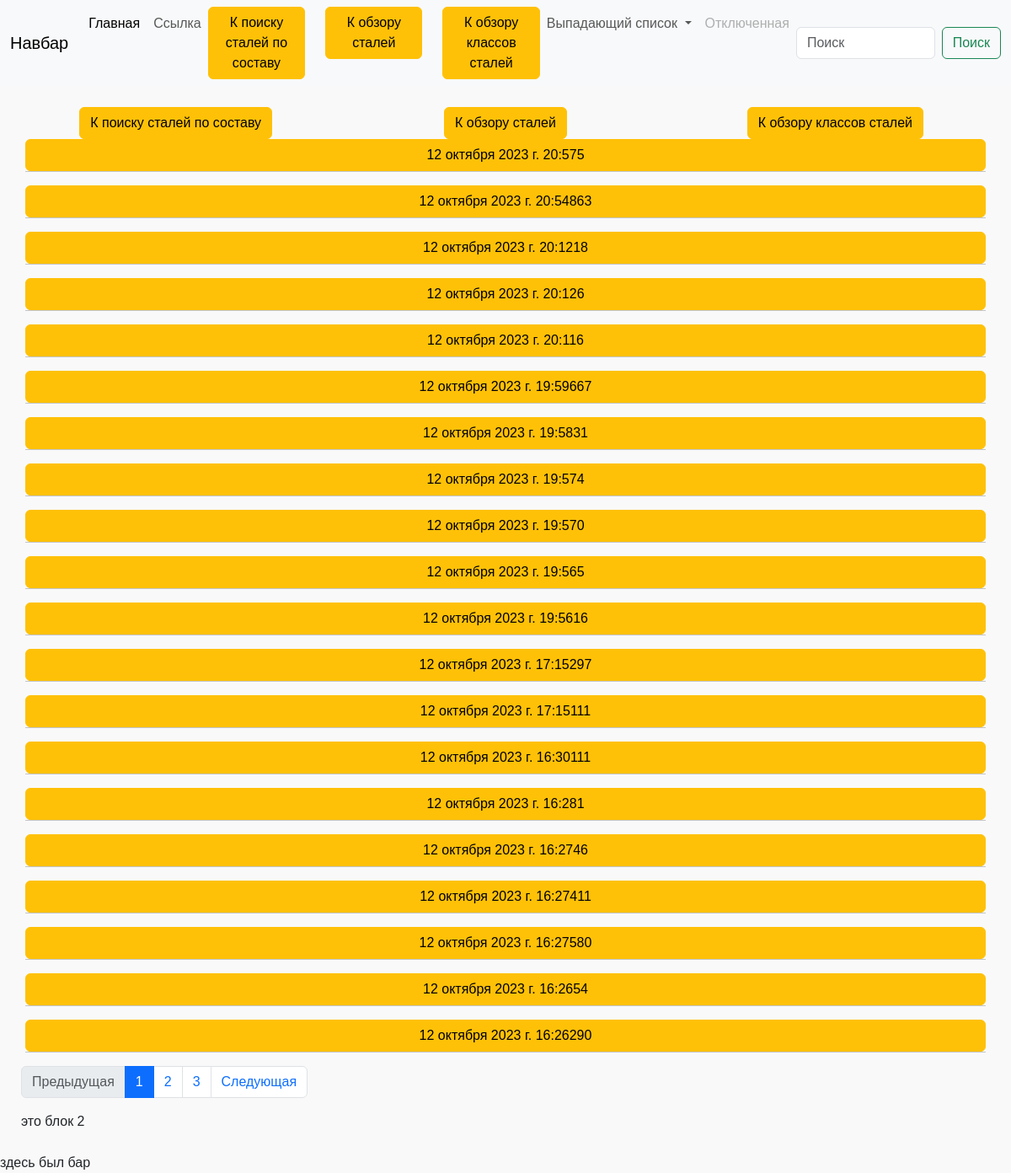
/metal/steel/result/, run on an earlier commit of the app's database.
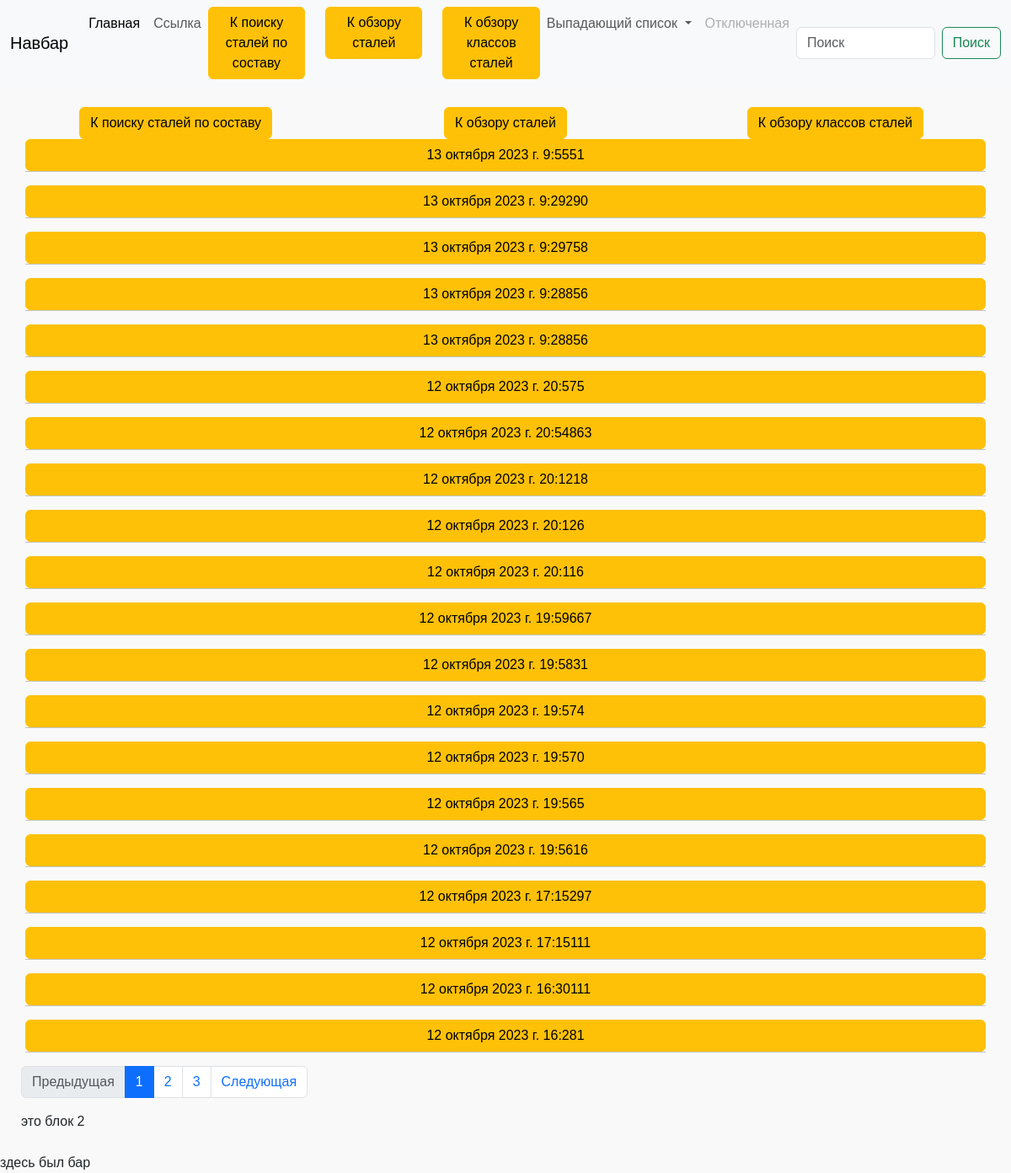
And on a later commit of the database.
### metal/models.py (models this page shows, shortened)
class AbstructForMetal(models.Model): #абстрактный класс
    _S = ["C", "Si", "Mn", "Cr", "Ni", "Ti", "Al", "W", "Mo", "Nb", "V", "S", "P", "Cu", "Co", "Zr", "Be", "Se", "N",
          "Pb", "Fe"]
    for _i in _S:
        locals()[_i] = models.CharField(max_length=20, blank=True, verbose_name = f'Элемент {_i}')
    class Meta:
        abstract = True

class MetalSearch(AbstructForMetal):
    objects = models.Manager()
    count_manager = CountManager('metals_info')
    slug = models.SlugField(max_length=100, unique=True, blank=True, null=True, db_index=True)
    date = models.DateTimeField(blank=True, null=True)
    user_search = models.ForeignKey(
        User,
        on_delete=models.SET_NULL,
        blank=True,
        null=True,
        related_name='metalSearch'
    )
    def get_absolute_url(self):
        return reverse('search-slug-url', kwargs={'slug': self.slug})

### metal/views.py (the view)
# urls.py: path('steel/result/', SearchAll.as_view(), name='steel-result-url'),
class SearchAll(ContextMixin, ListView):
    paginate_by = 20
    paginate_orphans =5
    model = MetalSearch
    template_name = 'metal/steel-result.html'
    def get_queryset(self):
        return self.model.count_manager.order_by('-date')

### metal/context_processors.py (called while the page is built)
def get_menu(request):
    context = {}
    if request.path.split('/')[1] == 'metal':
        template_name = request.resolver_match.url_name
        context['menu'] = menu2.get(template_name, 'Страница')
    return context

### metal/models.py (called while the page is built)
    def get_queryset(self):
        in_annotate = {self.name: Count(self.to_annotate)}  # счётчик
        return super().get_queryset().annotate(**in_annotate).order_by(self.ordering+self.name)

### metal/templates/metal/steel-result.html (shortened to what this page needs)
{% extends 'metal/base_metal.html' %}
{% block block_1 %}
    {% include 'metal/includes/buttons.html' %}
    {% for page in page_obj %}
        <div class="container text-center">
            <div class="row">
                <a class="btn btn-warning" href="{{page.get_absolute_url }}" role="button">{{page.date}}{{page.total}}</a>
                <hr>
            </div>
        </div>
    {% endfor %}
    {% include 'metal/includes/paginator.html' %}
{% endblock %}
{% block block_2 %}
  это блок 2
{% endblock %}

What changed in the data, as far as the page shows it:
no longer on this page (row unchanged): MetalSearch: date "12 октября 2023 г. 16:27", total "46"
no longer on this page (row unchanged): MetalSearch: date "12 октября 2023 г. 16:27", total "411"
no longer on this page (row unchanged): MetalSearch: date "12 октября 2023 г. 16:27", total "580"
no longer on this page (row unchanged): MetalSearch: date "12 октября 2023 г. 16:26", total "54"
no longer on this page (row unchanged): MetalSearch: date "12 октября 2023 г. 16:26", total "290"
added MetalSearch: date "13 октября 2023 г. 9:55", total "51"
added MetalSearch: date "13 октября 2023 г. 9:29", total "290"
added MetalSearch: date "13 октября 2023 г. 9:29", total "758"
added MetalSearch: date "13 октября 2023 г. 9:28", total "856"
added MetalSearch: date "13 октября 2023 г. 9:28", total "856"
